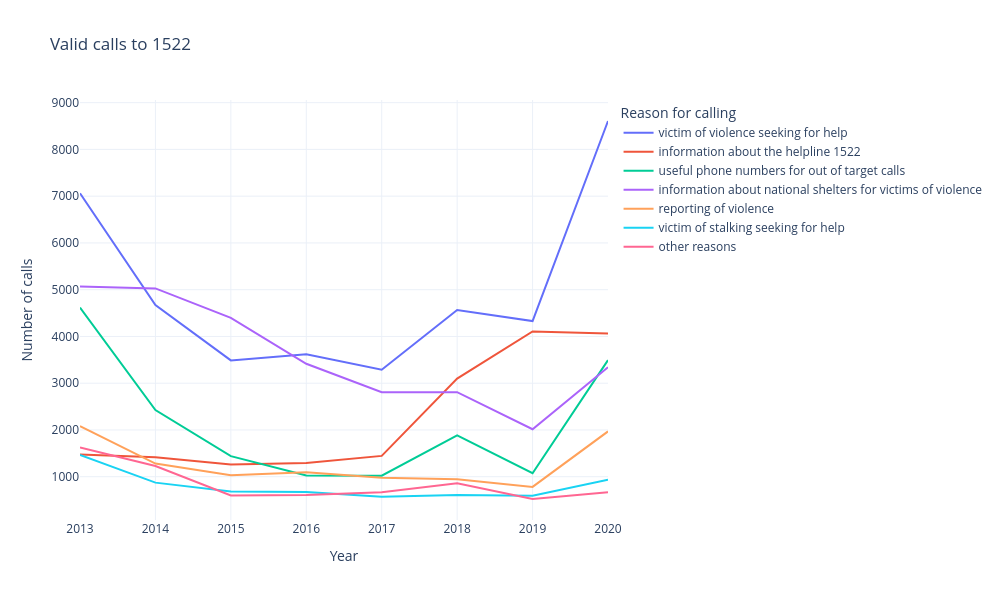

Notebook cell for this chart:
### Code cell
validcalls_linechart

### Figure 1 — Plotly figure (JSON) as saved in the notebook; plotly's stock layout.template omitted (floating-point values rounded to 4 significant figures)
{"data": [{"hovertemplate": "Reason for calling=victim of violence seeking for help<br>Year=%{x}<br>Number of calls=%{y}<extra></extra>", "legendgroup": "victim of violence seeking for help", "line": {"color": "#636efa", "dash": "solid"}, "mode": "lines", "name": "victim of violence seeking for help", "orientation": "v", "showlegend": true, "type": "scatter", "x": ["2013", "2014", "2015", "2016", "2017", "2018", "2019", "2020"], "xaxis": "x", "y": [7064, 4672, 3487, 3620, 3288, 4567, 4329, 8608], "yaxis": "y"}, {"hovertemplate": "Reason for calling=information about the helpline 1522<br>Year=%{x}<br>Number of calls=%{y}<extra></extra>", "legendgroup": "information about the helpline 1522", "line": {"color": "#EF553B", "dash": "solid"}, "mode": "lines", "name": "information about the helpline 1522", "orientation": "v", "showlegend": true, "type": "scatter", "x": ["2013", "2014", "2015", "2016", "2017", "2018", "2019", "2020"], "xaxis": "x", "y": [1476, 1417, 1263, 1294, 1445, 3099, 4108, 4061], "yaxis": "y"}, {"hovertemplate": "Reason for calling=useful phone numbers for out of target calls<br>Year=%{x}<br>Number of calls=%{y}<extra></extra>", "legendgroup": "useful phone numbers for out of target calls", "line": {"color": "#00cc96", "dash": "solid"}, "mode": "lines", "name": "useful phone numbers for out of target calls", "orientation": "v", "showlegend": true, "type": "scatter", "x": ["2013", "2014", "2015", "2016", "2017", "2018", "2019", "2020"], "xaxis": "x", "y": [4618, 2425, 1439, 1025, 1022, 1883, 1074, 3493], "yaxis": "y"}, {"hovertemplate": "Reason for calling=information about national shelters for victims of violence<br>Year=%{x}<br>Number of calls=%{y}<extra></extra>", "legendgroup": "information about national shelters for victims of violence", "line": {"color": "#ab63fa", "dash": "solid"}, "mode": "lines", "name": "information about national shelters for victims of violence", "orientation": "v", "showlegend": true, "type": "scatter", "x": ["2013", "2014", "2015", "2016", "2017", "2018", "2019", "2020"], "xaxis": "x", "y": [5068, 5027, 4396, 3416, 2806, 2808, 2016, 3340], "yaxis": "y"}, {"hovertemplate": "Reason for calling=reporting of violence<br>Year=%{x}<br>Number of calls=%{y}<extra></extra>", "legendgroup": "reporting of violence", "line": {"color": "#FFA15A", "dash": "solid"}, "mode": "lines", "name": "reporting of violence", "orientation": "v", "showlegend": true, "type": "scatter", "x": ["2013", "2014", "2015", "2016", "2017", "2018", "2019", "2020"], "xaxis": "x", "y": [2083, 1281, 1030, 1095, 975, 947, 782, 1969], "yaxis": "y"}, {"hovertemplate": "Reason for calling=victim of stalking seeking for help<br>Year=%{x}<br>Number of calls=%{y}<extra></extra>", "legendgroup": "victim of stalking seeking for help", "line": {"color": "#19d3f3", "dash": "solid"}, "mode": "lines", "name": "victim of stalking seeking for help", "orientation": "v", "showlegend": true, "type": "scatter", "x": ["2013", "2014", "2015", "2016", "2017", "2018", "2019", "2020"], "xaxis": "x", "y": [1463, 873, 685, 672, 569, 610, 592, 934], "yaxis": "y"}, {"hovertemplate": "Reason for calling=other reasons<br>Year=%{x}<br>Number of calls=%{y}<extra></extra>", "legendgroup": "other reasons", "line": {"color": "#FF6692", "dash": "solid"}, "mode": "lines", "name": "other reasons", "orientation": "v", "showlegend": true, "type": "scatter", "x": ["2013", "2014", "2015", "2016", "2017", "2018", "2019", "2020"], "xaxis": "x", "y": [1624, 1229, 598, 610, 667, 860, 523, 666], "yaxis": "y"}], "layout": {"height": 600, "legend": {"title": {"text": "Reason for calling"}, "tracegroupgap": 0}, "title": {"text": "Valid calls to 1522"}, "width": 1000, "xaxis": {"anchor": "y", "domain": [0, 1], "title": {"text": "Year"}}, "yaxis": {"anchor": "x", "domain": [0, 1], "title": {"text": "Number of calls"}}}}
